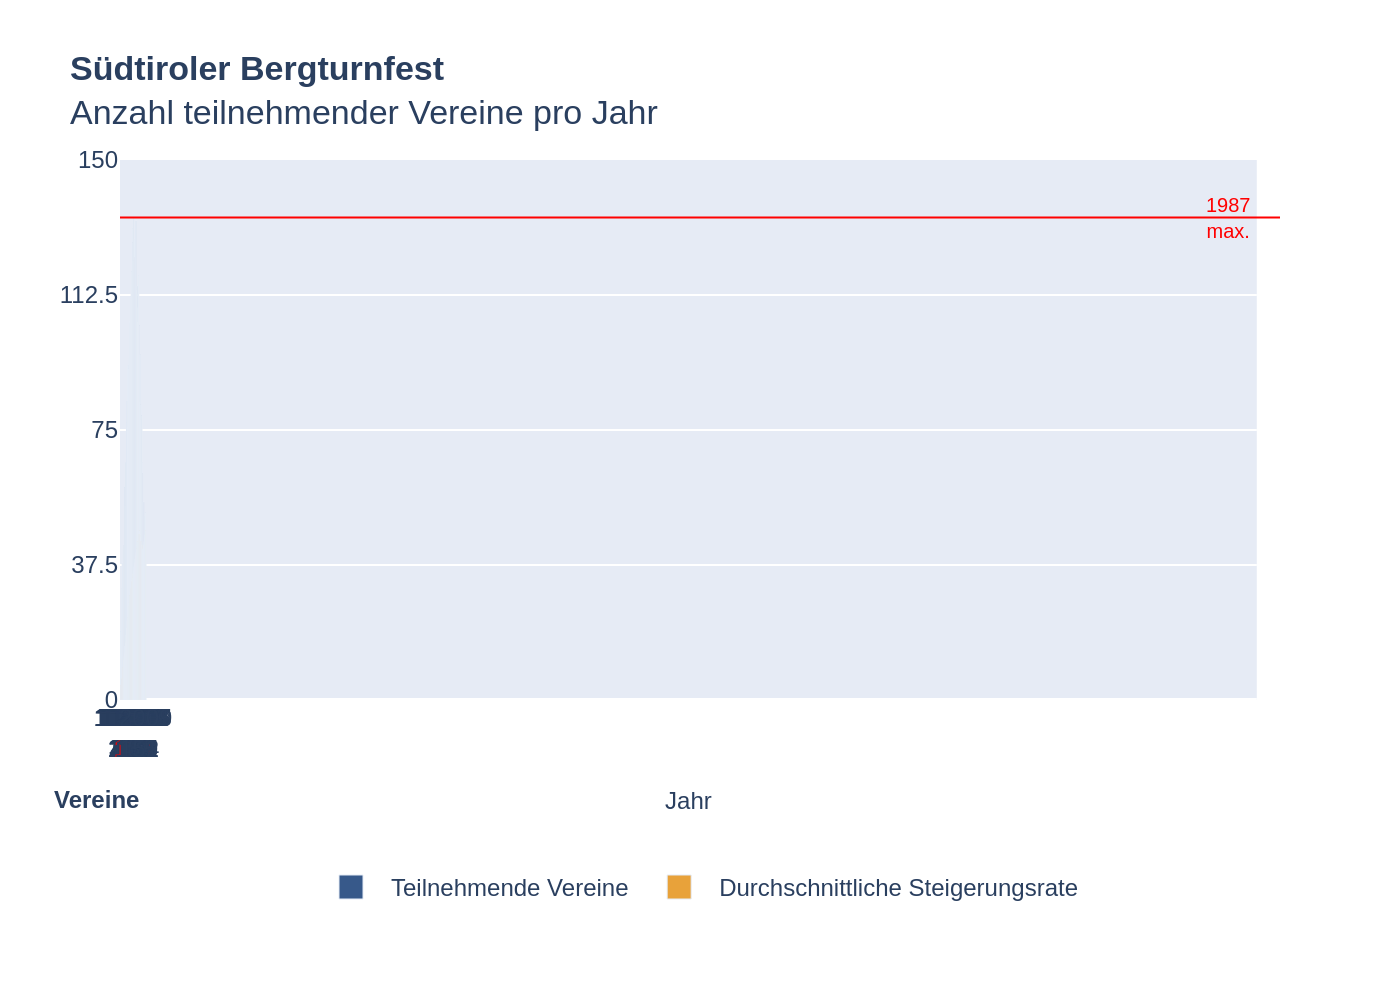

This chart was generated by the following Python code:
import sys
import json
import plotly.graph_objects as go
import os

# Check for command-line argument
if len(sys.argv) != 2:
    print("Usage: python <script_name>.py <path_to_json_file>")
    sys.exit(1)

json_path = sys.argv[1]

# Read data from the JSON file
try:
    with open(json_path, 'r', encoding='utf-8') as f:
        chart_info = json.load(f)
except FileNotFoundError:
    print(f"Error: JSON file not found at {json_path}")
    sys.exit(1)
except json.JSONDecodeError:
    print(f"Error: Could not decode JSON from {json_path}")
    sys.exit(1)


# Extract data and texts
categories = chart_info['categories']
chart_data = chart_info['chart_data']
texts = chart_info['texts']
colors = chart_info['colors']

# Initialize figure
fig = go.Figure()

# Add bar traces
for i, series in enumerate(chart_data):
    fig.add_trace(go.Bar(
        x=categories,
        y=series['data'],
        name=series['name'],
        marker_color=colors[i]
    ))

# Find max value for annotation
first_series_data = chart_data[0]['data']
max_val = max(first_series_data)
max_idx = first_series_data.index(max_val)
max_year = categories[max_idx]

# Add horizontal line for max value
fig.add_shape(
    type="line",
    xref="paper", x0=0, x1=1,
    yref="y", y0=max_val, y1=max_val,
    line=dict(color="red", width=1)
)

# Add annotation for max value
fig.add_annotation(
    x=categories[-1],
    y=max_val,
    text=texts['annotation_text'],
    showarrow=False,
    xanchor='left',
    yanchor='middle',
    xshift=10,
    font=dict(color="red", size=10)
)


# Prepare custom x-axis tick labels
tick_texts = []
for i, year in enumerate(categories):
    value = first_series_data[i]
    if i == max_idx:
        label = f"{year}<br><span style='color:red; font-weight:bold;'>{value}</span>"
    else:
        label = f"{year}<br>{value}"
    tick_texts.append(label)

# Add header for the bottom data row
fig.add_annotation(
    text=f"<b>{texts['bottom_data_header']}</b>",
    align='left',
    showarrow=False,
    xref='paper',
    yref='paper',
    x=-0.06,
    y=-0.15,
    xanchor='left',
    yanchor='top'
)

# Update layout
fig.update_layout(
    barmode='group',
    title_text=f"<b>{texts['title']}</b><br>{texts['subtitle']}",
    title_x=0.05,
    title_xanchor='left',
    font=dict(family="Arial", size=12),
    plot_bgcolor='#E6EBF5',
    xaxis=dict(
        title=texts['x_axis_title'],
        title_standoff=15,
        title_font=dict(size=12),
        tickvals=categories,
        ticktext=tick_texts,
        tickangle=0,
        showgrid=False,
        domain=[0, 0.98] # Make space for Vereine label
    ),
    yaxis=dict(
        title=texts['y_axis_title'],
        range=[0, 150],
        tickvals=[0, 37.5, 75, 112.5, 150],
        gridcolor='white'
    ),
    legend=dict(
        orientation="h",
        yanchor="bottom",
        y=-0.4,
        xanchor="center",
        x=0.5
    ),
    margin=dict(t=80, b=150, l=60, r=60),
    bargap=0.2,
    bargroupgap=0.1
)

# Generate output filename from JSON path
base_filename = os.path.splitext(os.path.basename(json_path))[0]
output_filename = f"{base_filename}.png"

# Save the figure as a PNG image
fig.write_image(output_filename, scale=2)

print(f"Chart saved as {output_filename}")
